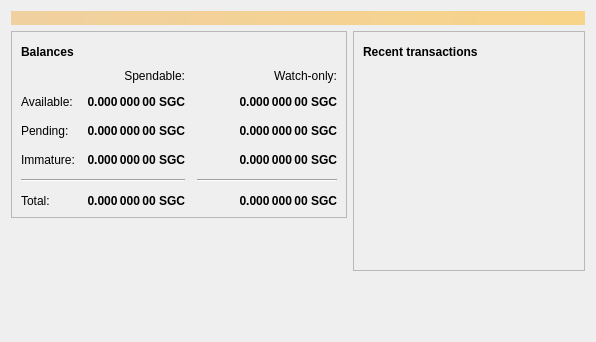
<?xml version="1.0" encoding="UTF-8"?>
<ui version="4.0">
 <class>OverviewPage</class>
 <widget class="QWidget" name="OverviewPage">
  <property name="geometry">
   <rect>
    <x>0</x>
    <y>0</y>
    <width>596</width>
    <height>342</height>
   </rect>
  </property>
  <property name="windowTitle">
   <string>Form</string>
  </property>
  <layout class="QVBoxLayout" name="topLayout">
   <item>
    <widget class="QLabel" name="labelAlerts">
     <property name="visible">
      <bool>false</bool>
     </property>
     <property name="styleSheet">
      <string notr="true">QLabel { background-color: qlineargradient(x1: 0, y1: 0, x2: 1, y2: 0, stop:0 #F0D0A0, stop:1 #F8D488); color:#000000; }</string>
     </property>
     <property name="wordWrap">
      <bool>true</bool>
     </property>
     <property name="margin">
      <number>3</number>
     </property>
     <property name="textInteractionFlags">
      <set>Qt::TextSelectableByMouse</set>
     </property>
    </widget>
   </item>
   <item>
    <layout class="QHBoxLayout" name="horizontalLayout" stretch="1,1">
     <item>
      <layout class="QVBoxLayout" name="verticalLayout_2">
       <item>
        <widget class="QFrame" name="frame">
         <property name="frameShape">
          <enum>QFrame::StyledPanel</enum>
         </property>
         <property name="frameShadow">
          <enum>QFrame::Raised</enum>
         </property>
         <layout class="QVBoxLayout" name="verticalLayout_4">
          <item>
           <layout class="QHBoxLayout" name="horizontalLayout_4">
            <item>
             <widget class="QLabel" name="label_5">
              <property name="font">
               <font>
                <weight>75</weight>
                <bold>true</bold>
               </font>
              </property>
              <property name="text">
               <string>Balances</string>
              </property>
             </widget>
            </item>
            <item>
             <widget class="QPushButton" name="labelWalletStatus">
              <property name="enabled">
               <bool>true</bool>
              </property>
              <property name="maximumSize">
               <size>
                <width>30</width>
                <height>16777215</height>
               </size>
              </property>
              <property name="toolTip">
               <string>The displayed information may be out of date. Your wallet automatically synchronizes with the SageCoin network after a connection is established, but this process has not completed yet.</string>
              </property>
              <property name="text">
               <string/>
              </property>
              <property name="icon">
               <iconset resource="../bitcoin.qrc">
                <normaloff>:/icons/warning</normaloff>
                <disabledoff>:/icons/warning</disabledoff>:/icons/warning</iconset>
              </property>
              <property name="iconSize">
               <size>
                <width>24</width>
                <height>24</height>
               </size>
              </property>
              <property name="flat">
               <bool>true</bool>
              </property>
             </widget>
            </item>
            <item>
             <spacer name="horizontalSpacer_3">
              <property name="orientation">
               <enum>Qt::Horizontal</enum>
              </property>
              <property name="sizeHint" stdset="0">
               <size>
                <width>40</width>
                <height>20</height>
               </size>
              </property>
             </spacer>
            </item>
           </layout>
          </item>
          <item>
           <layout class="QGridLayout" name="gridLayout">
            <property name="spacing">
             <number>12</number>
            </property>
            <item row="2" column="2">
             <widget class="QLabel" name="labelWatchPending">
              <property name="font">
               <font>
                <weight>75</weight>
                <bold>true</bold>
               </font>
              </property>
              <property name="cursor">
               <cursorShape>IBeamCursor</cursorShape>
              </property>
              <property name="toolTip">
               <string>Unconfirmed transactions to watch-only addresses</string>
              </property>
              <property name="text">
               <string notr="true">0.000 000 00 SGC</string>
              </property>
              <property name="alignment">
               <set>Qt::AlignRight|Qt::AlignTrailing|Qt::AlignVCenter</set>
              </property>
              <property name="textInteractionFlags">
               <set>Qt::LinksAccessibleByMouse|Qt::TextSelectableByKeyboard|Qt::TextSelectableByMouse</set>
              </property>
             </widget>
            </item>
            <item row="2" column="1">
             <widget class="QLabel" name="labelUnconfirmed">
              <property name="font">
               <font>
                <weight>75</weight>
                <bold>true</bold>
               </font>
              </property>
              <property name="cursor">
               <cursorShape>IBeamCursor</cursorShape>
              </property>
              <property name="toolTip">
               <string>Total of transactions that have yet to be confirmed, and do not yet count toward the spendable balance</string>
              </property>
              <property name="text">
               <string notr="true">0.000 000 00 SGC</string>
              </property>
              <property name="alignment">
               <set>Qt::AlignRight|Qt::AlignTrailing|Qt::AlignVCenter</set>
              </property>
              <property name="textInteractionFlags">
               <set>Qt::LinksAccessibleByMouse|Qt::TextSelectableByKeyboard|Qt::TextSelectableByMouse</set>
              </property>
             </widget>
            </item>
            <item row="3" column="2">
             <widget class="QLabel" name="labelWatchImmature">
              <property name="font">
               <font>
                <weight>75</weight>
                <bold>true</bold>
               </font>
              </property>
              <property name="cursor">
               <cursorShape>IBeamCursor</cursorShape>
              </property>
              <property name="toolTip">
               <string>Mined balance in watch-only addresses that has not yet matured</string>
              </property>
              <property name="text">
               <string notr="true">0.000 000 00 SGC</string>
              </property>
              <property name="alignment">
               <set>Qt::AlignRight|Qt::AlignTrailing|Qt::AlignVCenter</set>
              </property>
              <property name="textInteractionFlags">
               <set>Qt::LinksAccessibleByMouse|Qt::TextSelectableByKeyboard|Qt::TextSelectableByMouse</set>
              </property>
             </widget>
            </item>
            <item row="4" column="0" colspan="2">
             <widget class="Line" name="line">
              <property name="orientation">
               <enum>Qt::Horizontal</enum>
              </property>
             </widget>
            </item>
            <item row="4" column="2">
             <widget class="Line" name="lineWatchBalance">
              <property name="sizePolicy">
               <sizepolicy hsizetype="Preferred" vsizetype="Fixed">
                <horstretch>0</horstretch>
                <verstretch>0</verstretch>
               </sizepolicy>
              </property>
              <property name="minimumSize">
               <size>
                <width>140</width>
                <height>0</height>
               </size>
              </property>
              <property name="orientation">
               <enum>Qt::Horizontal</enum>
              </property>
             </widget>
            </item>
            <item row="5" column="0">
             <widget class="QLabel" name="labelTotalText">
              <property name="text">
               <string>Total:</string>
              </property>
             </widget>
            </item>
            <item row="3" column="1">
             <widget class="QLabel" name="labelImmature">
              <property name="font">
               <font>
                <weight>75</weight>
                <bold>true</bold>
               </font>
              </property>
              <property name="cursor">
               <cursorShape>IBeamCursor</cursorShape>
              </property>
              <property name="toolTip">
               <string>Mined balance that has not yet matured</string>
              </property>
              <property name="text">
               <string notr="true">0.000 000 00 SGC</string>
              </property>
              <property name="alignment">
               <set>Qt::AlignRight|Qt::AlignTrailing|Qt::AlignVCenter</set>
              </property>
              <property name="textInteractionFlags">
               <set>Qt::LinksAccessibleByMouse|Qt::TextSelectableByKeyboard|Qt::TextSelectableByMouse</set>
              </property>
             </widget>
            </item>
            <item row="2" column="3">
             <spacer name="horizontalSpacer_2">
              <property name="orientation">
               <enum>Qt::Horizontal</enum>
              </property>
              <property name="sizeHint" stdset="0">
               <size>
                <width>40</width>
                <height>20</height>
               </size>
              </property>
             </spacer>
            </item>
            <item row="3" column="0">
             <widget class="QLabel" name="labelImmatureText">
              <property name="text">
               <string>Immature:</string>
              </property>
             </widget>
            </item>
            <item row="5" column="1">
             <widget class="QLabel" name="labelTotal">
              <property name="font">
               <font>
                <weight>75</weight>
                <bold>true</bold>
               </font>
              </property>
              <property name="cursor">
               <cursorShape>IBeamCursor</cursorShape>
              </property>
              <property name="toolTip">
               <string>Your current total balance</string>
              </property>
              <property name="text">
               <string notr="true">0.000 000 00 SGC</string>
              </property>
              <property name="alignment">
               <set>Qt::AlignRight|Qt::AlignTrailing|Qt::AlignVCenter</set>
              </property>
              <property name="textInteractionFlags">
               <set>Qt::LinksAccessibleByMouse|Qt::TextSelectableByKeyboard|Qt::TextSelectableByMouse</set>
              </property>
             </widget>
            </item>
            <item row="5" column="2">
             <widget class="QLabel" name="labelWatchTotal">
              <property name="font">
               <font>
                <weight>75</weight>
                <bold>true</bold>
               </font>
              </property>
              <property name="cursor">
               <cursorShape>IBeamCursor</cursorShape>
              </property>
              <property name="toolTip">
               <string>Current total balance in watch-only addresses</string>
              </property>
              <property name="text">
               <string notr="true">0.000 000 00 SGC</string>
              </property>
              <property name="alignment">
               <set>Qt::AlignRight|Qt::AlignTrailing|Qt::AlignVCenter</set>
              </property>
              <property name="textInteractionFlags">
               <set>Qt::LinksAccessibleByMouse|Qt::TextSelectableByKeyboard|Qt::TextSelectableByMouse</set>
              </property>
             </widget>
            </item>
            <item row="0" column="2">
             <widget class="QLabel" name="labelWatchonly">
              <property name="text">
               <string>Watch-only:</string>
              </property>
              <property name="alignment">
               <set>Qt::AlignRight|Qt::AlignTrailing|Qt::AlignVCenter</set>
              </property>
             </widget>
            </item>
            <item row="1" column="0">
             <widget class="QLabel" name="labelBalanceText">
              <property name="text">
               <string>Available:</string>
              </property>
             </widget>
            </item>
            <item row="1" column="1">
             <widget class="QLabel" name="labelBalance">
              <property name="font">
               <font>
                <weight>75</weight>
                <bold>true</bold>
               </font>
              </property>
              <property name="cursor">
               <cursorShape>IBeamCursor</cursorShape>
              </property>
              <property name="toolTip">
               <string>Your current spendable balance</string>
              </property>
              <property name="text">
               <string notr="true">0.000 000 00 SGC</string>
              </property>
              <property name="alignment">
               <set>Qt::AlignRight|Qt::AlignTrailing|Qt::AlignVCenter</set>
              </property>
              <property name="textInteractionFlags">
               <set>Qt::LinksAccessibleByMouse|Qt::TextSelectableByKeyboard|Qt::TextSelectableByMouse</set>
              </property>
             </widget>
            </item>
            <item row="1" column="2">
             <widget class="QLabel" name="labelWatchAvailable">
              <property name="font">
               <font>
                <weight>75</weight>
                <bold>true</bold>
               </font>
              </property>
              <property name="cursor">
               <cursorShape>IBeamCursor</cursorShape>
              </property>
              <property name="toolTip">
               <string>Your current balance in watch-only addresses</string>
              </property>
              <property name="text">
               <string notr="true">0.000 000 00 SGC</string>
              </property>
              <property name="alignment">
               <set>Qt::AlignRight|Qt::AlignTrailing|Qt::AlignVCenter</set>
              </property>
              <property name="textInteractionFlags">
               <set>Qt::LinksAccessibleByMouse|Qt::TextSelectableByKeyboard|Qt::TextSelectableByMouse</set>
              </property>
             </widget>
            </item>
            <item row="2" column="0">
             <widget class="QLabel" name="labelPendingText">
              <property name="text">
               <string>Pending:</string>
              </property>
             </widget>
            </item>
            <item row="0" column="1">
             <widget class="QLabel" name="labelSpendable">
              <property name="text">
               <string>Spendable:</string>
              </property>
              <property name="alignment">
               <set>Qt::AlignRight|Qt::AlignTrailing|Qt::AlignVCenter</set>
              </property>
             </widget>
            </item>
           </layout>
          </item>
         </layout>
        </widget>
       </item>
       <item>
        <spacer name="verticalSpacer">
         <property name="orientation">
          <enum>Qt::Vertical</enum>
         </property>
         <property name="sizeHint" stdset="0">
          <size>
           <width>20</width>
           <height>40</height>
          </size>
         </property>
        </spacer>
       </item>
      </layout>
     </item>
     <item>
      <layout class="QVBoxLayout" name="verticalLayout_3">
       <item>
        <widget class="QFrame" name="frame_2">
         <property name="frameShape">
          <enum>QFrame::StyledPanel</enum>
         </property>
         <property name="frameShadow">
          <enum>QFrame::Raised</enum>
         </property>
         <layout class="QVBoxLayout" name="verticalLayout">
          <item>
           <layout class="QHBoxLayout" name="horizontalLayout_2">
            <item>
             <widget class="QLabel" name="label_4">
              <property name="font">
               <font>
                <weight>75</weight>
                <bold>true</bold>
               </font>
              </property>
              <property name="text">
               <string>Recent transactions</string>
              </property>
             </widget>
            </item>
            <item>
             <widget class="QPushButton" name="labelTransactionsStatus">
              <property name="enabled">
               <bool>true</bool>
              </property>
              <property name="maximumSize">
               <size>
                <width>30</width>
                <height>16777215</height>
               </size>
              </property>
              <property name="toolTip">
               <string>The displayed information may be out of date. Your wallet automatically synchronizes with the SageCoin network after a connection is established, but this process has not completed yet.</string>
              </property>
              <property name="text">
               <string/>
              </property>
              <property name="icon">
               <iconset resource="../bitcoin.qrc">
                <normaloff>:/icons/warning</normaloff>
                <disabledoff>:/icons/warning</disabledoff>:/icons/warning</iconset>
              </property>
              <property name="iconSize">
               <size>
                <width>24</width>
                <height>24</height>
               </size>
              </property>
              <property name="flat">
               <bool>true</bool>
              </property>
             </widget>
            </item>
            <item>
             <spacer name="horizontalSpacer">
              <property name="orientation">
               <enum>Qt::Horizontal</enum>
              </property>
              <property name="sizeHint" stdset="0">
               <size>
                <width>40</width>
                <height>20</height>
               </size>
              </property>
             </spacer>
            </item>
           </layout>
          </item>
          <item>
           <widget class="QListView" name="listTransactions">
            <property name="styleSheet">
             <string notr="true">QListView { background: transparent; }</string>
            </property>
            <property name="frameShape">
             <enum>QFrame::NoFrame</enum>
            </property>
            <property name="verticalScrollBarPolicy">
             <enum>Qt::ScrollBarAlwaysOff</enum>
            </property>
            <property name="horizontalScrollBarPolicy">
             <enum>Qt::ScrollBarAlwaysOff</enum>
            </property>
            <property name="selectionMode">
             <enum>QAbstractItemView::NoSelection</enum>
            </property>
           </widget>
          </item>
         </layout>
        </widget>
       </item>
       <item>
        <spacer name="verticalSpacer_2">
         <property name="orientation">
          <enum>Qt::Vertical</enum>
         </property>
         <property name="sizeHint" stdset="0">
          <size>
           <width>20</width>
           <height>40</height>
          </size>
         </property>
        </spacer>
       </item>
      </layout>
     </item>
    </layout>
   </item>
  </layout>
 </widget>
 <resources/>
 <connections/>
</ui>
